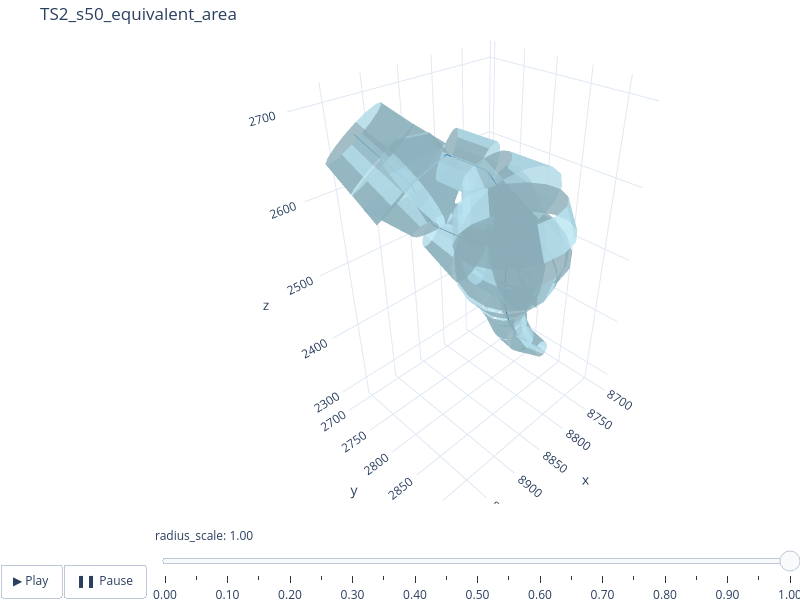

Notebook cell for this chart:
### Markdown cell above
# Plotting

### Code cell
# plot using swctools
make_html = False

for radius_strategy in radius_strategy_list:
    swc_filepath = f"{swc_out_dir}/TS{spine_idx}_s{spacing}_{radius_strategy}.swc"
    model = SWCModel.from_swc_file(swc_filepath)
    model.print_attributes(node_info=False, edge_info=False)
    frusta = FrustaSet.from_swc_model(model)
    title = f"TS{spine_idx}_s{spacing}_{radius_strategy}"
    fig = plot_model(swc_model=model, frusta=frusta, slider=True, title=title)
    fig.show()
    if make_html:
        fig.write_html(f"../plotly/TS{spine_idx}_s{spacing}_{radius_strategy}.html")

### Figure 1 — Plotly figure (JSON) as saved in the notebook; plotly's stock layout.template omitted (floating-point values rounded to 4 significant figures; data arrays with more than 128 entries replaced by an {"elided": "..."} marker saying what was removed)
{"data": [{"color": "lightblue", "flatshading": true, "i": {"elided": "544 int values"}, "j": {"elided": "544 int values"}, "k": {"elided": "544 int values"}, "name": "frusta", "opacity": 0.8, "type": "mesh3d", "x": {"elided": "544 float values"}, "y": {"elided": "544 float values"}, "z": {"elided": "544 float values"}}, {"line": {"color": "#1f77b4", "width": 2}, "mode": "lines", "name": "centroid", "type": "scatter3d", "x": [8718.0, 8746.0, null, 8746.0, 8771.0, null, 8771.0, 8789.0, null, 8789.0, 8808.0, null, 8808.0, 8820.0, null, 8820.0, 8826.0, null, 8826.0, 8825.0, null, 8825.0, 8827.0, null, 8827.0, 8872.0, null, 8872.0, 8904.0, null, 8904.0, 8913.0, null, 8913.0, 8928.0, null, 8913.0, 8879.0, null, 8928.0, 8942.0, null, 8879.0, 8847.0, null, 8847.0, 8827.0, null, 8827.0, 8825.0, null], "y": [2827.0, 2806.0, null, 2806.0, 2806.0, null, 2806.0, 2812.0, null, 2812.0, 2827.0, null, 2827.0, 2839.0, null, 2839.0, 2851.0, null, 2851.0, 2854.0, null, 2854.0, 2853.0, null, 2853.0, 2832.0, null, 2832.0, 2805.0, null, 2805.0, 2783.0, null, 2783.0, 2757.0, null, 2783.0, 2803.0, null, 2757.0, 2731.0, null, 2803.0, 2830.0, null, 2830.0, 2847.0, null, 2847.0, 2854.0, null], "z": [2291.0, 2319.0, null, 2319.0, 2361.0, null, 2361.0, 2407.0, null, 2407.0, 2450.0, null, 2450.0, 2497.0, null, 2497.0, 2544.0, null, 2544.0, 2552.0, null, 2552.0, 2551.0, null, 2551.0, 2557.0, null, 2557.0, 2582.0, null, 2582.0, 2625.0, null, 2625.0, 2650.0, null, 2625.0, 2655.0, null, 2650.0, 2674.0, null, 2655.0, 2635.0, null, 2635.0, 2593.0, null, 2593.0, 2552.0, null]}], "layout": {"height": 600, "margin": {"b": 0, "l": 0, "r": 0, "t": 40}, "scene": {"aspectmode": "data"}, "showlegend": false, "sliders": [{"active": 20, "currentvalue": {"prefix": "radius_scale: ", "visible": true}, "steps": [{"args": [["scale=0.00"], {"frame": {"duration": 0}, "mode": "immediate", "transition": {"duration": 0}}], "label": "0.00", "method": "animate"}, {"args": [["scale=0.05"], {"frame": {"duration": 0}, "mode": "immediate", "transition": {"duration": 0}}], "label": "0.05", "method": "animate"}, {"args": [["scale=0.10"], {"frame": {"duration": 0}, "mode": "immediate", "transition": {"duration": 0}}], "label": "0.10", "method": "animate"}, {"args": [["scale=0.15"], {"frame": {"duration": 0}, "mode": "immediate", "transition": {"duration": 0}}], "label": "0.15", "method": "animate"}, {"args": [["scale=0.20"], {"frame": {"duration": 0}, "mode": "immediate", "transition": {"duration": 0}}], "label": "0.20", "method": "animate"}, {"args": [["scale=0.25"], {"frame": {"duration": 0}, "mode": "immediate", "transition": {"duration": 0}}], "label": "0.25", "method": "animate"}, {"args": [["scale=0.30"], {"frame": {"duration": 0}, "mode": "immediate", "transition": {"duration": 0}}], "label": "0.30", "method": "animate"}, {"args": [["scale=0.35"], {"frame": {"duration": 0}, "mode": "immediate", "transition": {"duration": 0}}], "label": "0.35", "method": "animate"}, {"args": [["scale=0.40"], {"frame": {"duration": 0}, "mode": "immediate", "transition": {"duration": 0}}], "label": "0.40", "method": "animate"}, {"args": [["scale=0.45"], {"frame": {"duration": 0}, "mode": "immediate", "transition": {"duration": 0}}], "label": "0.45", "method": "animate"}, {"args": [["scale=0.50"], {"frame": {"duration": 0}, "mode": "immediate", "transition": {"duration": 0}}], "label": "0.50", "method": "animate"}, {"args": [["scale=0.55"], {"frame": {"duration": 0}, "mode": "immediate", "transition": {"duration": 0}}], "label": "0.55", "method": "animate"}, {"args": [["scale=0.60"], {"frame": {"duration": 0}, "mode": "immediate", "transition": {"duration": 0}}], "label": "0.60", "method": "animate"}, {"args": [["scale=0.65"], {"frame": {"duration": 0}, "mode": "immediate", "transition": {"duration": 0}}], "label": "0.65", "method": "animate"}, {"args": [["scale=0.70"], {"frame": {"duration": 0}, "mode": "immediate", "transition": {"duration": 0}}], "label": "0.70", "method": "animate"}, {"args": [["scale=0.75"], {"frame": {"duration": 0}, "mode": "immediate", "transition": {"duration": 0}}], "label": "0.75", "method": "animate"}, {"args": [["scale=0.80"], {"frame": {"duration": 0}, "mode": "immediate", "transition": {"duration": 0}}], "label": "0.80", "method": "animate"}, {"args": [["scale=0.85"], {"frame": {"duration": 0}, "mode": "immediate", "transition": {"duration": 0}}], "label": "0.85", "method": "animate"}, {"args": [["scale=0.90"], {"frame": {"duration": 0}, "mode": "immediate", "transition": {"duration": 0}}], "label": "0.90", "method": "animate"}, {"args": [["scale=0.95"], {"frame": {"duration": 0}, "mode": "immediate", "transition": {"duration": 0}}], "label": "0.95", "method": "animate"}, {"args": [["scale=1.00"], {"frame": {"duration": 0}, "mode": "immediate", "transition": {"duration": 0}}], "label": "1.00", "method": "animate"}]}], "title": {"text": "TS2_s50_equivalent_area"}, "updatemenus": [{"buttons": [{"args": [null, {"frame": {"duration": 0}, "fromcurrent": true, "transition": {"duration": 0}}], "label": "▶ Play", "method": "animate"}, {"args": [[null], {"frame": {"duration": 0}, "mode": "immediate", "transition": {"duration": 0}}], "label": "❚❚ Pause", "method": "animate"}], "direction": "left", "pad": {"r": 10, "t": 60}, "showactive": false, "type": "buttons", "x": 0, "y": 0}], "width": 800}}
